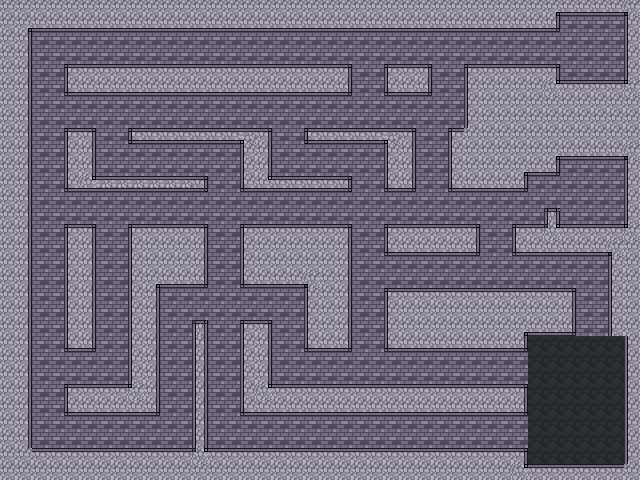

This is a level from a 2D game, rendered from its Tiled map with the project's own tilesets. A one-line summary and the complete map file follow:
An orthogonal 40x30 tile map with 16x16 px tiles, 1 tile layer (Tile Layer 1), 29 tilesets.

<map version="1.0" tiledversion="1.1.5" orientation="orthogonal" renderorder="right-down" width="40" height="30" tilewidth="16" tileheight="16" infinite="0" nextobjectid="1">
 <tileset firstgid="1" source="flood3.tsx" />
 <tileset firstgid="2" source="flood1.tsx" />
 <tileset firstgid="3" source="dirt.tsx" />
 <tileset firstgid="7" source="flood2.tsx" />
 <tileset firstgid="8" source="wal11.tsx" />
 <tileset firstgid="9" source="wall.tsx" />
 <tileset firstgid="10" source="wall11.tsx" />
 <tileset firstgid="11" source="wall10.tsx" />
 <tileset firstgid="12" source="wall12.tsx" />
 <tileset firstgid="13" source="wall2.tsx" />
 <tileset firstgid="14" source="wall3.tsx" />
 <tileset firstgid="15" source="wall4.tsx" />
 <tileset firstgid="16" source="wall5.tsx" />
 <tileset firstgid="17" source="wall6.tsx" />
 <tileset firstgid="18" source="wall7.tsx" />
 <tileset firstgid="19" source="wall8.tsx" />
 <tileset firstgid="20" source="wall9.tsx" />
 <tileset firstgid="21" source="wall14.tsx" />
 <tileset firstgid="22" source="wall15.tsx" />
 <tileset firstgid="23" source="wall16.tsx" />
 <tileset firstgid="24" source="wall 13.tsx" />
 <tileset firstgid="25" source="wall 1-1.tsx" />
 <tileset firstgid="26" source="wall17.tsx" />
 <tileset firstgid="27" source="wall1-3.tsx" />
 <tileset firstgid="28" source="wall1-4.tsx" />
 <tileset firstgid="29" source="wall1-5.tsx" />
 <tileset firstgid="30" source="wall1-6.tsx" />
 <tileset firstgid="31" source="wall1-7.tsx" />
 <tileset firstgid="32" source="wall1-2.tsx" />
 <layer name="Tile Layer 1" width="40" height="30">
  <data encoding="csv">
9,9,9,9,9,9,9,9,9,9,9,9,9,9,9,9,9,9,9,9,9,9,9,9,9,9,9,9,9,9,9,9,9,9,21,13,13,13,13,22,
9,21,13,13,13,13,13,13,13,13,13,13,13,13,13,13,13,13,13,13,13,13,13,13,13,13,13,13,13,13,13,13,13,13,15,2,2,2,2,19,
9,20,2,2,2,2,2,2,2,2,2,2,2,2,2,2,2,2,2,2,2,2,2,2,2,2,2,2,2,2,2,2,2,2,2,2,2,2,2,19,
9,20,2,2,2,2,2,2,2,2,2,2,2,2,2,2,2,2,2,2,2,2,2,2,2,2,2,2,2,2,2,2,2,2,2,2,2,2,2,19,
9,20,2,2,17,16,16,16,16,16,16,16,16,16,16,16,16,16,16,16,16,18,2,2,17,16,18,2,2,17,16,16,16,16,18,2,2,2,2,19,
9,20,2,2,14,13,13,13,13,13,13,13,13,13,13,13,13,13,13,13,13,15,2,2,14,13,15,2,2,19,9,9,9,9,25,16,16,16,16,23,
9,20,2,2,2,2,2,2,2,2,2,2,2,2,2,2,2,2,2,2,2,2,2,2,2,2,2,2,2,19,9,9,9,9,9,9,9,9,9,9,
9,20,2,2,2,2,2,2,2,2,2,2,2,2,2,2,2,2,2,2,2,2,2,2,2,2,2,2,2,19,9,9,9,9,9,9,9,9,9,9,
9,20,2,2,17,18,2,2,10,8,8,8,8,8,8,31,18,2,2,10,8,8,8,8,32,18,2,2,17,9,9,9,9,9,9,9,9,9,9,9,
9,20,2,2,19,20,2,2,2,2,2,2,2,2,2,19,20,2,2,2,2,2,2,2,19,20,2,2,19,9,9,9,9,9,21,13,13,13,13,22,
9,20,2,2,19,20,2,2,2,2,2,2,2,2,2,19,20,2,2,2,2,2,2,2,19,20,2,2,19,9,9,9,21,13,15,2,2,2,2,19,
9,20,2,2,14,28,27,27,27,27,27,27,12,2,2,14,24,8,8,8,8,12,2,2,14,15,2,2,14,13,13,13,15,2,2,2,2,2,2,19,
9,20,2,2,2,2,2,2,2,2,2,2,2,2,2,2,2,2,2,2,2,2,2,2,2,2,2,2,2,2,2,2,2,2,2,2,2,2,2,19,
9,20,2,2,2,2,2,2,2,2,2,2,2,2,2,2,2,2,2,2,2,2,2,2,2,2,2,2,2,2,2,2,2,2,26,2,2,2,2,19,
9,20,2,2,17,18,2,2,17,16,16,16,18,2,2,17,16,16,16,16,16,18,2,2,17,16,16,16,16,18,2,2,17,16,29,16,16,16,16,23,
9,20,2,2,19,20,2,2,19,9,9,9,20,2,2,19,9,9,9,9,9,20,2,2,14,13,13,13,13,15,2,2,14,13,13,13,13,13,22,9,
9,20,2,2,19,20,2,2,19,9,9,9,20,2,2,19,9,9,9,9,9,20,2,2,2,2,2,2,2,2,2,2,2,2,2,2,2,2,19,9,
9,20,2,2,19,20,2,2,19,21,13,13,15,2,2,14,13,13,13,22,9,20,2,2,2,2,2,2,2,2,2,2,2,2,2,2,2,2,19,9,
9,20,2,2,19,20,2,2,19,20,2,2,2,2,2,2,2,2,2,19,9,20,2,2,17,16,16,16,16,16,16,16,16,16,16,18,2,2,19,9,
9,20,2,2,19,20,2,2,19,20,2,2,2,2,2,2,2,2,2,19,9,20,2,2,19,9,9,9,9,9,9,9,9,9,9,20,2,2,19,9,
9,20,2,2,19,20,2,2,19,20,2,2,30,2,2,17,18,2,2,19,9,20,2,2,19,9,9,9,9,9,9,9,21,13,13,15,2,2,19,9,
9,20,2,2,14,15,2,2,19,20,2,2,11,2,2,19,20,2,2,14,13,15,2,2,14,13,13,13,13,13,13,13,15,7,7,7,7,7,7,19,
9,20,2,2,2,2,2,2,19,20,2,2,11,2,2,19,20,2,2,2,2,2,2,2,2,2,2,2,2,2,2,2,2,7,7,7,7,7,7,19,
9,20,2,2,2,2,2,2,19,20,2,2,11,2,2,19,20,2,2,2,2,2,2,2,2,2,2,2,2,2,2,2,2,7,7,7,7,7,7,19,
9,20,2,2,17,16,16,16,23,20,2,2,11,2,2,19,25,16,16,16,16,16,16,16,16,16,16,16,16,16,16,16,18,7,7,7,7,7,7,19,
9,20,2,2,14,13,13,13,13,15,2,2,11,2,2,14,13,13,13,13,13,13,13,13,13,13,13,13,13,13,13,13,15,7,7,7,7,7,7,19,
9,20,2,2,2,2,2,2,2,2,2,2,11,2,2,2,2,2,2,2,2,2,2,2,2,2,2,2,2,2,2,2,2,7,7,7,7,7,7,19,
9,20,2,2,2,2,2,2,2,2,2,2,11,2,2,2,2,2,2,2,2,2,2,2,2,2,2,2,2,2,2,2,2,7,7,7,7,7,7,19,
9,9,16,16,16,16,16,16,16,16,16,16,29,16,16,16,16,16,16,16,16,16,16,16,16,16,16,16,16,16,16,16,18,7,7,7,7,7,7,19,
9,9,9,9,9,9,9,9,9,9,9,9,9,9,9,9,9,9,9,9,9,9,9,9,9,9,9,9,9,9,9,9,25,16,16,16,16,16,16,9
</data>
 </layer>
</map>
